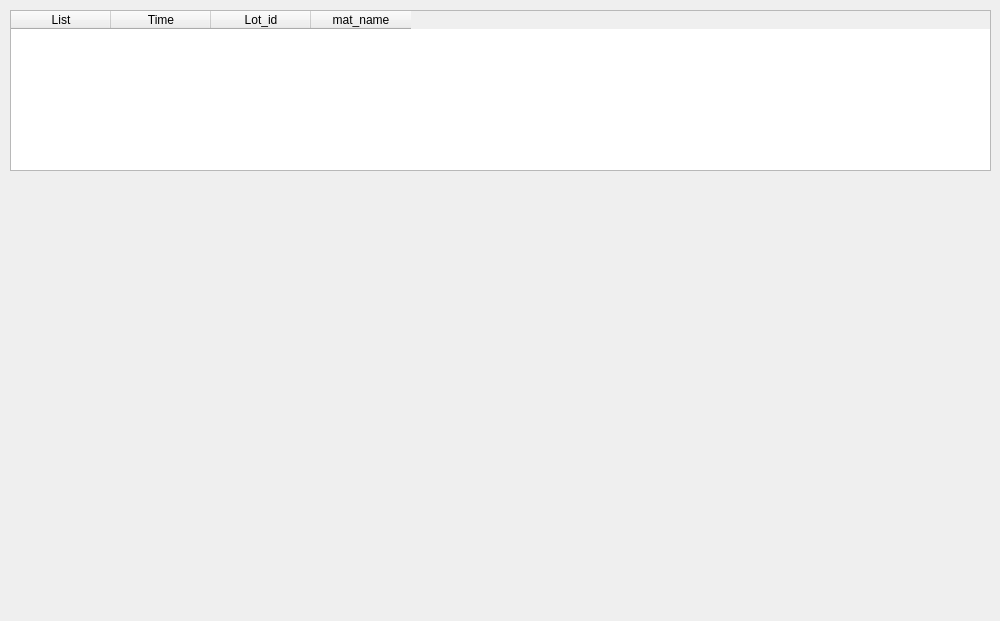
<?xml version="1.0" encoding="UTF-8"?>
<ui version="4.0">
 <class>hanile_log_main</class>
 <widget class="QWidget" name="hanile_log_main">
  <property name="geometry">
   <rect>
    <x>0</x>
    <y>0</y>
    <width>1000</width>
    <height>621</height>
   </rect>
  </property>
  <property name="acceptDrops">
   <bool>true</bool>
  </property>
  <property name="windowTitle">
   <string>Form</string>
  </property>
  <widget class="QTableWidget" name="item_table">
   <property name="geometry">
    <rect>
     <x>10</x>
     <y>10</y>
     <width>981</width>
     <height>161</height>
    </rect>
   </property>
   <column>
    <property name="text">
     <string>List</string>
    </property>
   </column>
   <column>
    <property name="text">
     <string>Time</string>
    </property>
   </column>
   <column>
    <property name="text">
     <string>Lot_id</string>
    </property>
   </column>
   <column>
    <property name="text">
     <string>mat_name</string>
    </property>
   </column>
  </widget>
 </widget>
 <resources/>
 <connections/>
</ui>
